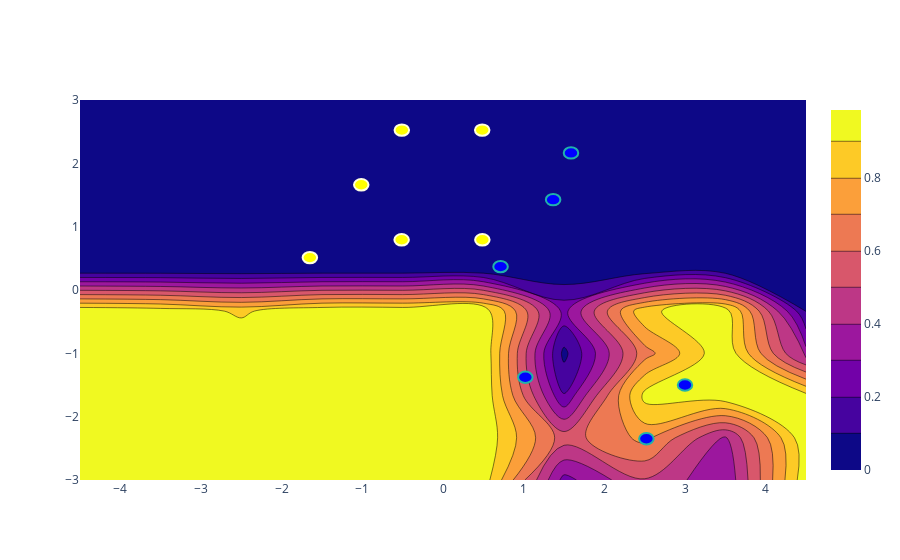

The cell this chart's notebook holds for it:
### Code cell
# NOTES:
# - We need a way to start the proto logger, it shouldn't autostart (need time for setup)
# - Need a way to stop logging gracefully, closing the visualizer sometimes doesn't save the file
# - We need demux classes for all protos
primitive_set_proto_log = SensorProtoLog('/tmp/vision2/SensorProto')

yellow_team = []
blue_team = []

yellow_locations = []
blue_locations = []

for idx, vision in enumerate(primitive_set_proto_log.ssl_vision_msg): 
    if vision.HasField("detection") and len(vision.detection.balls) > 0:        
        yellow_team = cf.Team([
            cf.Robot(
                robot.robot_id,
                cf.Point(robot.x/1000, robot.y/1000),
                cf.Vector(0,0),
                cf.Angle(robot.orientation),
                cf.Angle(0),
                cf.Timestamp(vision.detection.t_capture))
            for robot in vision.detection.robots_yellow])
        
        
        blue_team = cf.Team([
            cf.Robot(
                robot.robot_id,
                cf.Point(robot.x/1000, robot.y/1000),
                cf.Vector(0,0),
                cf.Angle(robot.orientation),
                cf.Angle(0),
                cf.Timestamp(vision.detection.t_capture))
            for robot in vision.detection.robots_yellow])
        
        yellow_locations = [(robot.x/1000, robot.y/1000)
                            for robot in vision.detection.robots_yellow]
        blue_locations = [(robot.x/1000, robot.y/1000)
                            for robot in vision.detection.robots_blue]
        
        break

    
x_s, y_s, grid_of_passes = sampleGridOfPasses(10,10,1)
costs = []

for row in grid_of_passes:
    cost_row = []
    for p in row:
        cost_row.append(cf.ratePassShootScore(DIV_B_FIELD, blue_team, p))
    costs.append(cost_row)

fig = go.Figure(data=[go.Contour(z=costs, x=x_s, y=y_s),])
    
blue_x, blue_y = zip(*blue_locations)
yellow_x, yellow_y = zip(*yellow_locations)

for location in blue_locations:
    fig.add_shape(type="circle",
        xref="x", yref="y",
        fillcolor="Blue",
        x0=location[0]-0.09, y0=location[1]-0.09, 
        x1=location[0]+0.09, y1=location[1]+0.09,
        line_color="LightSeaGreen",
)

for location in yellow_locations:
    fig.add_shape(type="circle",
        xref="x", yref="y",
        fillcolor="Yellow",
        x0=location[0]-0.09, y0=location[1]-0.09, 
        x1=location[0]+0.09, y1=location[1]+0.09,
        line_color="LightYellow",
)

fig.show()

### Figure 1 — Plotly figure (JSON) as saved in the notebook; plotly's stock layout.template omitted (floating-point values rounded to 4 significant figures)
{"data": [{"type": "contour", "x": [-4.5, -3.5, -2.5, -1.5, -0.5, 0.5, 1.5, 2.5, 3.5, 4.5], "y": [-3, -2.333, -1.667, -1, -0.3333, 0.3333, 1, 1.667, 2.333, 3], "z": [[0.9854, 0.9854, 0.9854, 0.9854, 0.9854, 0.9558, 0.2645, 0.4932, 0.3154, 0.9712], [0.9854, 0.9854, 0.9854, 0.9854, 0.9854, 0.9752, 0.5509, 0.7296, 0.3876, 0.9854], [0.9854, 0.9854, 0.9854, 0.9854, 0.9854, 0.9854, 0.2064, 0.9346, 0.9854, 0.9302], [0.9854, 0.9854, 0.9854, 0.9854, 0.9854, 0.9854, 0.07113, 0.6575, 0.9854, 0.3371], [0.9852, 0.9612, 0.8836, 0.9854, 0.9854, 0.9854, 0.2694, 0.8836, 0.9612, 0.09845], [3.697e-10, 0, 0, 0, 0, 0, 0, 0, 0, 3.697e-10], [0, 0, 0, 0, 0, 0, 0, 0, 0, 0], [0, 0, 0, 0, 0, 0, 0, 0, 0, 0], [0, 0, 0, 0, 0, 0, 0, 0, 0, 0], [0, 0, 0, 0, 0, 0, 0, 0, 0, 0]]}], "layout": {"shapes": [{"fillcolor": "Blue", "line": {"color": "LightSeaGreen"}, "type": "circle", "x0": 1.497, "x1": 1.677, "xref": "x", "y0": 2.075, "y1": 2.255, "yref": "y"}, {"fillcolor": "Blue", "line": {"color": "LightSeaGreen"}, "type": "circle", "x0": 1.275, "x1": 1.455, "xref": "x", "y0": 1.337, "y1": 1.517, "yref": "y"}, {"fillcolor": "Blue", "line": {"color": "LightSeaGreen"}, "type": "circle", "x0": 0.9309, "x1": 1.111, "xref": "x", "y0": -1.468, "y1": -1.288, "yref": "y"}, {"fillcolor": "Blue", "line": {"color": "LightSeaGreen"}, "type": "circle", "x0": 2.431, "x1": 2.611, "xref": "x", "y0": -2.439, "y1": -2.259, "yref": "y"}, {"fillcolor": "Blue", "line": {"color": "LightSeaGreen"}, "type": "circle", "x0": 2.91, "x1": 3.09, "xref": "x", "y0": -1.59, "y1": -1.41, "yref": "y"}, {"fillcolor": "Blue", "line": {"color": "LightSeaGreen"}, "type": "circle", "x0": 0.6234, "x1": 0.8034, "xref": "x", "y0": 0.279, "y1": 0.459, "yref": "y"}, {"fillcolor": "Yellow", "line": {"color": "LightYellow"}, "type": "circle", "x0": -1.74, "x1": -1.56, "xref": "x", "y0": 0.4213, "y1": 0.6013, "yref": "y"}, {"fillcolor": "Yellow", "line": {"color": "LightYellow"}, "type": "circle", "x0": 0.396, "x1": 0.576, "xref": "x", "y0": 2.435, "y1": 2.615, "yref": "y"}, {"fillcolor": "Yellow", "line": {"color": "LightYellow"}, "type": "circle", "x0": -0.6007, "x1": -0.4207, "xref": "x", "y0": 2.435, "y1": 2.615, "yref": "y"}, {"fillcolor": "Yellow", "line": {"color": "LightYellow"}, "type": "circle", "x0": 0.3977, "x1": 0.5777, "xref": "x", "y0": 0.7023, "y1": 0.8823, "yref": "y"}, {"fillcolor": "Yellow", "line": {"color": "LightYellow"}, "type": "circle", "x0": -0.6028, "x1": -0.4228, "xref": "x", "y0": 0.7025, "y1": 0.8825, "yref": "y"}, {"fillcolor": "Yellow", "line": {"color": "LightYellow"}, "type": "circle", "x0": -1.103, "x1": -0.9234, "xref": "x", "y0": 1.571, "y1": 1.751, "yref": "y"}]}}
